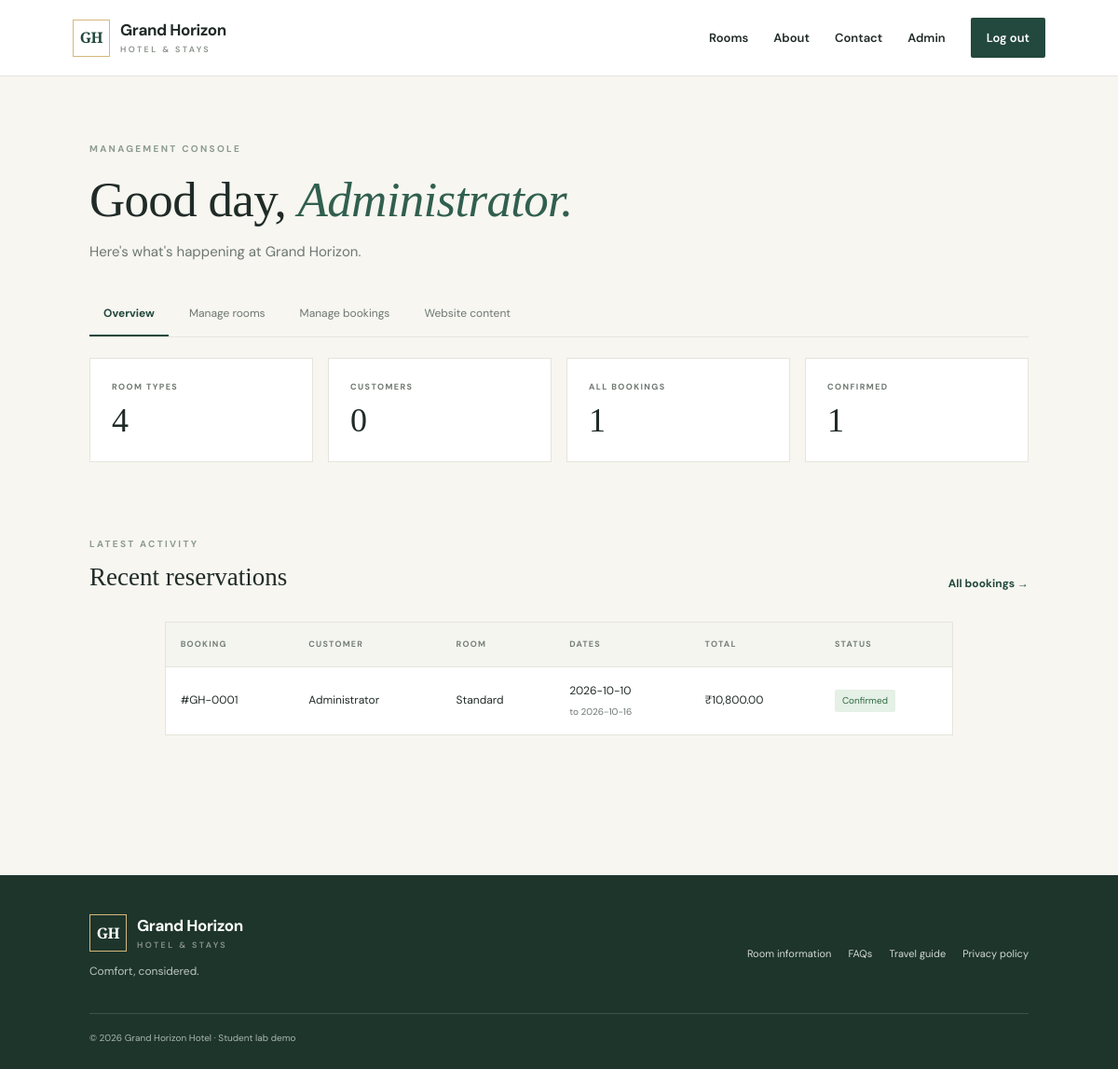
The page /admin (signed in) on the database its author committed.
### tables this page shows
CREATE TABLE bookings (
            id INTEGER PRIMARY KEY AUTOINCREMENT,
            user_id INTEGER NOT NULL REFERENCES users(id),
            room_id INTEGER NOT NULL REFERENCES rooms(id),
            checkin TEXT NOT NULL,
            checkout TEXT NOT NULL,
            guests INTEGER NOT NULL,
            total REAL NOT NULL,
            status TEXT NOT NULL DEFAULT 'Confirmed',
            payment_status TEXT NOT NULL DEFAULT 'Demo payment',
            created_at TEXT NOT NULL DEFAULT CURRENT_TIMESTAMP
        );

CREATE TABLE users (
            id INTEGER PRIMARY KEY AUTOINCREMENT,
            name TEXT NOT NULL,
            email TEXT NOT NULL UNIQUE,
            password_hash TEXT NOT NULL,
            role TEXT NOT NULL DEFAULT 'customer'
        );

CREATE TABLE rooms (
            id INTEGER PRIMARY KEY AUTOINCREMENT,
            name TEXT NOT NULL UNIQUE,
            description TEXT NOT NULL,
            price REAL NOT NULL CHECK(price >= 0),
            quantity INTEGER NOT NULL CHECK(quantity >= 0),
            amenities TEXT NOT NULL
        );

### app.py (the view)
@app.route("/admin")
@admin_required
def admin_dashboard():
    with db() as con:
        stats = {
            "rooms": con.execute("SELECT COUNT(*) n FROM rooms").fetchone()["n"],
            "users": con.execute("SELECT COUNT(*) n FROM users WHERE role='customer'").fetchone()["n"],
            "bookings": con.execute("SELECT COUNT(*) n FROM bookings").fetchone()["n"],
            "active": con.execute("SELECT COUNT(*) n FROM bookings WHERE status='Confirmed'").fetchone()["n"],
        }
        recent = con.execute("""SELECT b.*,u.name AS customer,r.name AS room_name FROM bookings b
                                JOIN users u ON u.id=b.user_id JOIN rooms r ON r.id=b.room_id
                                ORDER BY b.created_at DESC LIMIT 8""").fetchall()
    return render_template("admin/dashboard.html", stats=stats, bookings=recent)

### app.py (called while the page is built)
def db():
    conn = sqlite3.connect(DB_PATH)
    conn.row_factory = sqlite3.Row
    conn.execute("PRAGMA foreign_keys = ON")
    return conn

def current_user():
    if "user_id" not in session:
        return None
    with db() as con:
        return con.execute("SELECT id,name,email,role FROM users WHERE id=?", (session["user_id"],)).fetchone()

def admin_required(fn):
    @wraps(fn)
    def wrapper(*args, **kwargs):
        user = current_user()
        if not user or user["role"] != "admin":
            flash("Administrator access is required.", "danger")
            return redirect(url_for("login"))
        return fn(*args, **kwargs)
    return wrapper

@app.context_processor
def inject_globals():
    return {"current_user": current_user(), "today": date.today().isoformat()}

### templates/admin/dashboard.html
{% extends "base.html" %}{% block title %}Admin dashboard{% endblock %}
{% block content %}<section class="page-intro admin-intro"><span class="eyebrow">MANAGEMENT CONSOLE</span><h1>Good day, <em>Administrator.</em></h1><p>Here's what's happening at Grand Horizon.</p><div class="admin-nav"><a class="active" href="{{ url_for('admin_dashboard') }}">Overview</a><a href="{{ url_for('admin_rooms') }}">Manage rooms</a><a href="{{ url_for('admin_bookings') }}">Manage bookings</a><a href="{{ url_for('admin_info') }}">Website content</a></div></section>
<div class="stats-grid"><div class="stat-card"><span>ROOM TYPES</span><strong>{{ stats.rooms }}</strong></div><div class="stat-card"><span>CUSTOMERS</span><strong>{{ stats.users }}</strong></div><div class="stat-card"><span>ALL BOOKINGS</span><strong>{{ stats.bookings }}</strong></div><div class="stat-card"><span>CONFIRMED</span><strong>{{ stats.active }}</strong></div></div>
<section class="section"><div class="section-heading"><div><span class="eyebrow">LATEST ACTIVITY</span><h2>Recent reservations</h2></div><a class="text-link" href="{{ url_for('admin_bookings') }}">All bookings →</a></div><div class="table-wrap"><table><thead><tr><th>Booking</th><th>Customer</th><th>Room</th><th>Dates</th><th>Total</th><th>Status</th></tr></thead><tbody>{% for b in bookings %}<tr><td>#GH-{{ "%04d"|format(b.id) }}</td><td>{{ b.customer }}</td><td>{{ b.room_name }}</td><td>{{ b.checkin }}<small>to {{ b.checkout }}</small></td><td>₹{{ "{:,.2f}".format(b.total) }}</td><td><span class="badge-status {{ 'cancelled' if b.status=='Cancelled' else '' }}">{{ b.status }}</span></td></tr>{% else %}<tr><td colspan="6">No bookings yet.</td></tr>{% endfor %}</tbody></table></div></section>{% endblock %}

### static/style.css (style rules this page uses)
:root { --ink:#202b27;--muted:#6e7771;--paper:#f7f6f1;--white:#fff;--green:#23483d;--green2:#315f4f;--gold:#d7b77b;--line:#e5e4dc;--red:#9b3b35 }
* { box-sizing:border-box }
html { scroll-behavior:smooth }
body { margin:0;background:var(--paper);color:var(--ink);font-family:'DM Sans',sans-serif;font-size:15px;line-height:1.65 }
a { color:inherit;text-decoration:none }
.eyebrow { font-size:10px;font-weight:700;letter-spacing:2.3px;color:#8c9b8e;display:block;margin-bottom:14px }
.hero h1 em,.auth-aside h1 em,.page-intro h1 em,.promise h2 em,.narrow h1 em { font-weight:500;color:#d9bd88 }
.search-panel h2,.section h2,.section-heading h2 { font-family:'Playfair Display',serif;font-weight:500;font-size:27px;margin:0;line-height:1.3 }
.section { padding:80px 8% }
.section-heading { display:flex;justify-content:space-between;align-items:end;gap:25px;margin-bottom:30px }
.section-heading .eyebrow { margin-bottom:9px }
.text-link { font-size:12px;font-weight:700;color:var(--green);white-space:nowrap }
.page-intro { padding:70px 8% 35px }
.page-intro h1,.narrow h1 { font:500 clamp(36px,4.5vw,53px)/1.2 'Playfair Display',serif;margin:0 0 12px;letter-spacing:-.7px }
.page-intro h1 em,.narrow h1 em { color:var(--green2) }
.page-intro p,.narrow>p { color:var(--muted);margin:0;max-width:600px }
.table-wrap { margin:0 8% 70px;overflow-x:auto;background:white;border:1px solid var(--line) }
table { width:100%;border-collapse:collapse;text-align:left;font-size:12px;min-width:760px }
th { font-size:9px;letter-spacing:1.2px;text-transform:uppercase;color:#768078;background:#f4f5ef }
td,th { padding:16px;border-bottom:1px solid var(--line);vertical-align:middle }
td small { display:block;color:var(--muted);font-size:10px;margin-top:4px }
tbody tr:last-child td { border-bottom:0 }
.badge-status { display:inline-block;padding:4px 8px;font-size:10px;background:#e5f0e6;color:#2e6942;border-radius:2px }
.admin-intro { padding-bottom:22px }
.admin-nav { display:flex;gap:7px;border-bottom:1px solid var(--line);margin-top:32px;flex-wrap:wrap }
.admin-nav a { font-size:12px;padding:12px 15px;color:var(--muted);border-bottom:2px solid transparent }
.admin-nav a.active { border-color:var(--green);color:var(--green);font-weight:700 }
.stats-grid { padding:0 8%;display:grid;grid-template-columns:repeat(4,1fr);gap:16px }
.stat-card { background:white;border:1px solid var(--line);padding:23px }
.stat-card span { display:block;font-size:9px;letter-spacing:1.4px;color:var(--muted);font-weight:700 }
.stat-card strong { font:500 36px 'Playfair Display',serif;display:block;margin-top:8px }

### rows shown on the page
bookings: id "0001", customer "Administrator", room_name "Standard", checkin "2026-10-10", checkout "2026-10-16", total "10,800.00", status "Confirmed"

### other values the page prints
{{ stats.rooms }} "4"
{{ stats.users }} "0"
{{ stats.bookings }} "1"
{{ stats.active }} "1"
